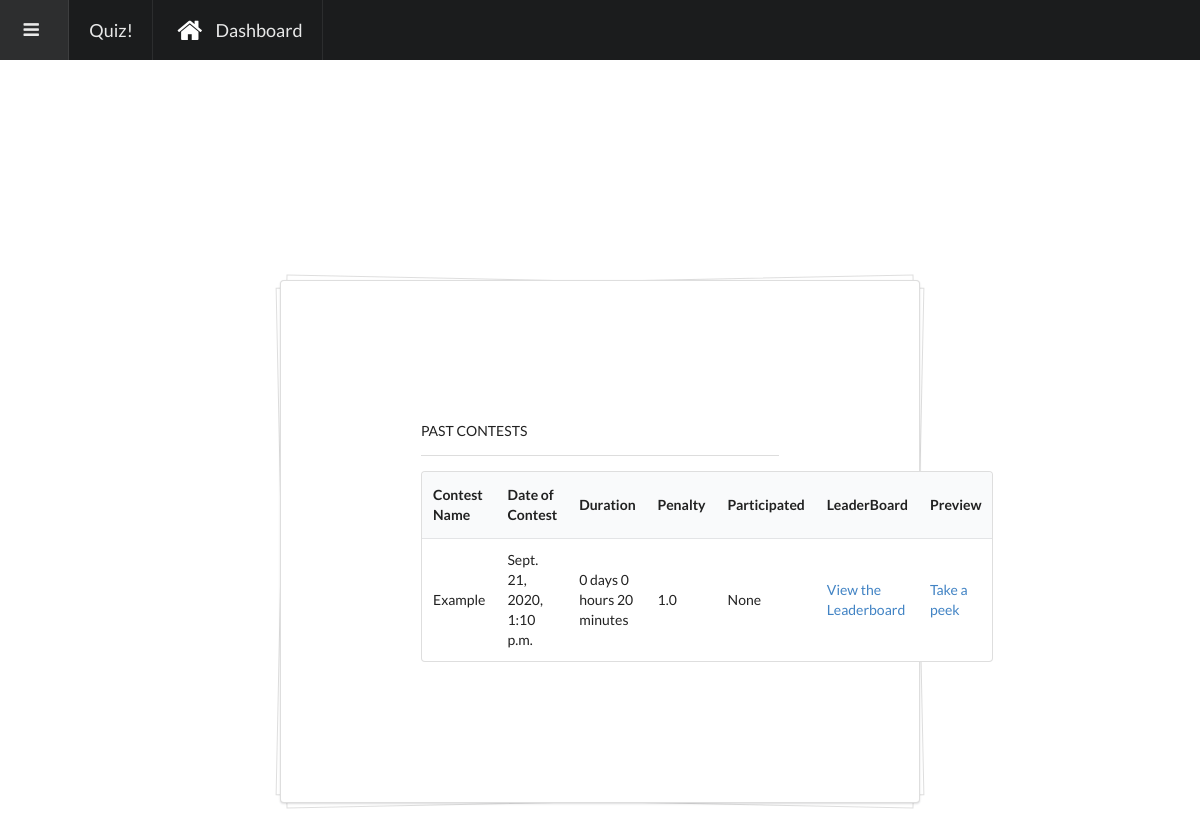
The page /quiz/past on the database as committed earlier.
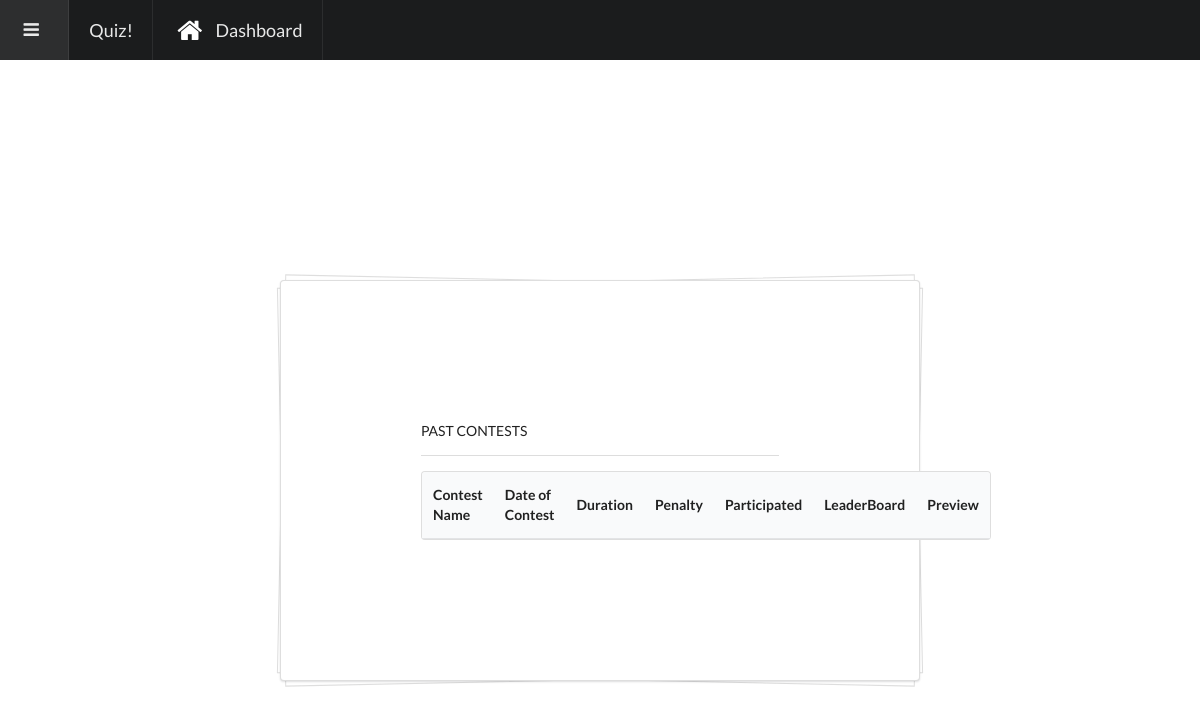
The same page on the database as committed later.
### quiz/models.py (models this page shows, shortened)
class Contests(models.Model):
    contest_admin = models.ForeignKey(User, on_delete=models.CASCADE, null=True)
    contest_name = models.CharField(max_length=100)
    description = models.CharField(max_length=500)
    rules = models.CharField(max_length=1000)
    question_count = models.IntegerField(default=0)
    c_type = models.IntegerField(default=2)
    penalty = models.FloatField(default=0)
    end_time = models.DateTimeField(null=True)
    start_time = models.DateTimeField(null=True)
    d_day = models.CharField(max_length=2, null=True)
    d_hour = models.CharField(max_length=2, null=True)
    d_minute = models.CharField(max_length=2, null=True)
    total_score = models.FloatField(default=0)
    contestants = models.IntegerField(null=True)
    prizes = models.CharField(max_length=1000, null=True)

### quiz/views.py (the view)
# urls.py: path('past',views.past,name="past"),
def past (request):
    past_contest=Contests.objects.filter(end_time__lt=timezone.localtime())
    try:
        profile=Profile.objects.get(user=request.user)
    except:
        return render(request,'quiz/past.html',{'past_contest':past_contest})
    return render(request,'quiz/past.html',{'past_contest':past_contest,'profile':profile})

### templates/quiz/past.html (shortened to what this page needs)
<!DOCTYPE html>
<html>
  <head>
    {% load static %}
		<link rel="stylesheet" type="text/css" href="{% static 'crypto/semantic-ui/components/reset.css' %}">
		<link rel="stylesheet" type="text/css" href="{% static 'crypto/semantic-ui/components/icon.css' %}">
		<link rel="stylesheet" type="text/css" href="{% static 'crypto/css/semantic.min.css' %}">
		<link rel="stylesheet" href="https://cdnjs.cloudflare.com/ajax/libs/animate.css/3.5.2/animate.min.css" />		<script src="https://cdnjs.cloudflare.com/ajax/libs/wow/1.1.2/wow.min.js"></script>
		<link  href="http://cdnjs.cloudflare.com/ajax/libs/fotorama/4.6.4/fotorama.css" rel="stylesheet">
  </head>
  <body>
		<div>
			{% include 'crypto/navbar.html' %}
      <div class="ui">
          <div class="ui piled segment " style="margin:20em;padding:10em">
            <span class="ui"> PAST CONTESTS </span>
            <div class="ui divider">
            </div>
            <table class="ui striped table">
              <thead>
                <tr>
                  <th>Contest Name</th>
                  <th>Date of Contest</th>
                  <th>Duration</th>
                  <th>Penalty</th>
                  <th>Participated</th>
                  <th>LeaderBoard</th>
                  <th>Preview</th>
                </tr>
              </thead>
              <tbody>
                {% for past in past_contest %}
                  <tr>
                    <td>{{past.contest_name}}</td>
                    <td>{{past.start_time}}</td>
                    <td><span>{% if past.d_day != 0 %}{{ past.d_day }} days{% endif %} {% if past.d_hour != 0 %}{{past.d_hour}} hours{% endif %} {% if past.d_minute != 0 %}{{past.d_minute}} minutes{% endif %}</td>
                    <td>{{past.penalty}}</td>
                    <td>{{past.contestants}}</td>
                    <td><a href="/quiz/past/{{past.pk}}/leaderboard">View the Leaderboard</a></td>
                    <td><a href="/quiz/past/{{past.pk}}/">Take a peek</a></td>
                  </tr>
                {% endfor %}
              </tbody>
            </table>
          </div>
      </div>
    </div>
  </body>
</html>

### templates/crypto/sidenavbar.html (shortened to what this page needs)
{% load static %}

### templates/crypto/navbar.html (shortened to what this page needs)
{% load static %}
{% block navBar %}
    <div class="ui stackable massive inverted top fixed menu" id="navbar">
        <a class="item" id="sidebartrigger">
            <i class="sidebar icon"></i>
        </a>
        <a class="item" href="/" >
            <span>
                Quiz!
            </span>
        </a>
        <a class="item" href="#">
            <i class="ui active inverted large home icon"></i>
            Dashboard
        </a>
    </div>
{% endblock %}

Rows that differ between the two databases and show on the page:
removed Contests: contest_name "Example", start_time "Sept. 21, 2020, 1:10 p.m.", d_day "0", d_hour "0", d_minute "20", penalty "1.0", contestants "None"
